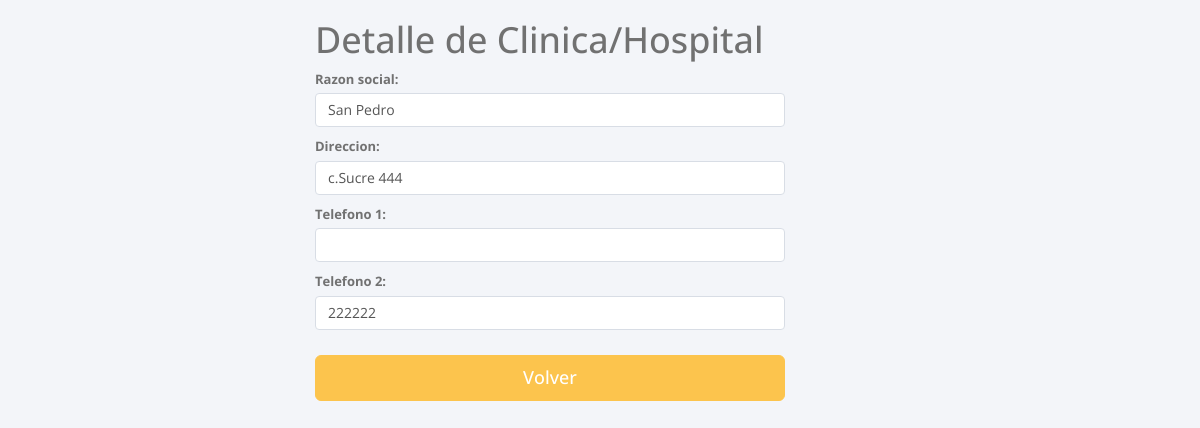
Page /detail_clinica/3 on the committed database.
### apps/clinicas/models.py (models this page shows, shortened)
class Clinica(models.Model):
	razon_social = models.CharField(max_length=150)
	direccion = models.CharField(max_length=150)
	telefono1 = models.CharField(max_length=20, blank=True)
	telefono2 = models.CharField(max_length=20, blank=True)

### apps/clinicas/views.py (the view)
# urls.py: url(r'^detail_clinica/(?P<pk>\d+)$', ClinicaDetail.as_view(), name='clinica_detail'),
class ClinicaDetail(DetailView):
	template_name = 'clinicas/detail_clinica.html'
	model = Clinica
	success_url = reverse_lazy('listar_clinica')

### templates/clinicas/detail_clinica.html
{% extends 'base.html' %}
{% block content %}
<div class="container">
  <div class="row">
    <form class="form-horizontal">
      <div class="row">
        <div class="col-md-6 col-md-offset-3">
        <h1 class="">Detalle de Clinica/Hospital</h1>
          <div class="form-group">
            <label for="" class="col-sm-5 control-label2">Razon social:</label>
            <div class="col-sm-10">
            <p class="form-control">{{object.razon_social}}</p>
            </div>
            <label for="" class="col-sm-5 control-label2">Direccion:</label>
            <div class="col-sm-10">
              <p class="form-control">{{object.direccion}}</p>
            </div>
            <label for="" class="col-sm-5 control-label2">Telefono 1:</label>
            <div class="col-sm-10">
              <p class="form-control">{{object.telefono1}}</p>
            </div>
            <label for="" class="col-sm-5 control-label2">Telefono 2:</label>
            <div class="col-sm-10">
              <p class="form-control">{{object.telefono2}}</p>
            </div>
          </div>
        </div>
      </div>
      <div class="row">
        <div class="col-md-5 col-md-offset-3">
          <a href="/listar_clinica/" class="btn btn-lg btn-block btn-warning">Volver</a>
        </div>
      </div>
      </form>
  </div>
</div>
{% endblock content %}

### rows in the picture
Clinica: razon_social "San Pedro", direccion "c.Sucre 444", telefono2 "222222"
